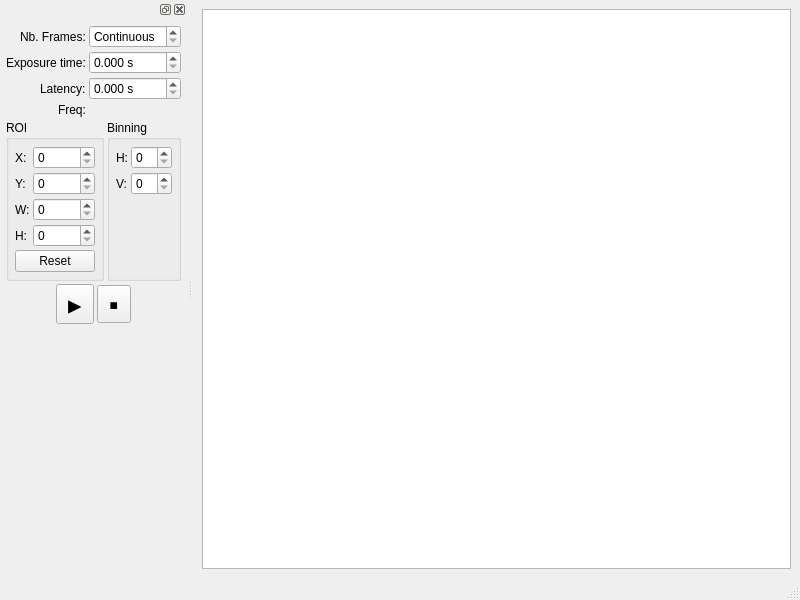
<?xml version="1.0" encoding="UTF-8"?>
<ui version="4.0">
 <class>gui</class>
 <widget class="QMainWindow" name="gui">
  <property name="geometry">
   <rect>
    <x>0</x>
    <y>0</y>
    <width>800</width>
    <height>600</height>
   </rect>
  </property>
  <property name="windowTitle">
   <string>Basler GUI</string>
  </property>
  <widget class="QWidget" name="centralwidget">
   <layout class="QVBoxLayout" name="verticalLayout">
    <item>
     <widget class="GraphicsLayoutWidget" name="canvas"/>
    </item>
   </layout>
  </widget>
  <widget class="QMenuBar" name="menubar">
   <property name="geometry">
    <rect>
     <x>0</x>
     <y>0</y>
     <width>800</width>
     <height>22</height>
    </rect>
   </property>
  </widget>
  <widget class="QStatusBar" name="statusbar"/>
  <widget class="QDockWidget" name="dockWidget">
   <attribute name="dockWidgetArea">
    <number>1</number>
   </attribute>
   <widget class="QWidget" name="dockWidgetContents">
    <layout class="QFormLayout" name="formLayout">
     <property name="labelAlignment">
      <set>Qt::AlignRight|Qt::AlignTrailing|Qt::AlignVCenter</set>
     </property>
     <property name="horizontalSpacing">
      <number>3</number>
     </property>
     <property name="verticalSpacing">
      <number>3</number>
     </property>
     <property name="leftMargin">
      <number>6</number>
     </property>
     <property name="topMargin">
      <number>6</number>
     </property>
     <property name="rightMargin">
      <number>6</number>
     </property>
     <property name="bottomMargin">
      <number>5</number>
     </property>
     <item row="0" column="0">
      <widget class="QLabel" name="nb_frames_label">
       <property name="text">
        <string>Nb. Frames:</string>
       </property>
      </widget>
     </item>
     <item row="0" column="1">
      <widget class="QSpinBox" name="nb_frames">
       <property name="specialValueText">
        <string>Continuous</string>
       </property>
       <property name="maximum">
        <number>9999</number>
       </property>
       <property name="value">
        <number>0</number>
       </property>
      </widget>
     </item>
     <item row="1" column="0">
      <widget class="QLabel" name="exposure_time_label">
       <property name="text">
        <string>Exposure time:</string>
       </property>
      </widget>
     </item>
     <item row="1" column="1">
      <widget class="QDoubleSpinBox" name="exposure_time">
       <property name="suffix">
        <string> s</string>
       </property>
       <property name="decimals">
        <number>3</number>
       </property>
       <property name="maximum">
        <double>999.990000000000009</double>
       </property>
       <property name="singleStep">
        <double>0.010000000000000</double>
       </property>
      </widget>
     </item>
     <item row="2" column="0">
      <widget class="QLabel" name="latency_label">
       <property name="text">
        <string>Latency:</string>
       </property>
      </widget>
     </item>
     <item row="2" column="1">
      <widget class="QDoubleSpinBox" name="latency">
       <property name="suffix">
        <string> s</string>
       </property>
       <property name="decimals">
        <number>3</number>
       </property>
       <property name="singleStep">
        <double>0.010000000000000</double>
       </property>
      </widget>
     </item>
     <item row="3" column="0">
      <widget class="QLabel" name="freq_label">
       <property name="text">
        <string>Freq:</string>
       </property>
      </widget>
     </item>
     <item row="3" column="1">
      <widget class="QLabel" name="freq_value"/>
     </item>
     <item row="4" column="0" colspan="2">
      <layout class="QHBoxLayout" name="horizontalLayout_2">
       <item>
        <widget class="QGroupBox" name="groupBox">
         <property name="title">
          <string>ROI</string>
         </property>
         <layout class="QFormLayout" name="formLayout_2">
          <property name="horizontalSpacing">
           <number>3</number>
          </property>
          <property name="verticalSpacing">
           <number>3</number>
          </property>
          <property name="leftMargin">
           <number>6</number>
          </property>
          <property name="topMargin">
           <number>6</number>
          </property>
          <property name="rightMargin">
           <number>6</number>
          </property>
          <property name="bottomMargin">
           <number>6</number>
          </property>
          <item row="0" column="0">
           <widget class="QLabel" name="label">
            <property name="text">
             <string>X:</string>
            </property>
           </widget>
          </item>
          <item row="0" column="1">
           <widget class="QSpinBox" name="x_spin">
            <property name="maximum">
             <number>9999</number>
            </property>
           </widget>
          </item>
          <item row="1" column="0">
           <widget class="QLabel" name="label_2">
            <property name="text">
             <string>Y:</string>
            </property>
           </widget>
          </item>
          <item row="1" column="1">
           <widget class="QSpinBox" name="y_spin">
            <property name="maximum">
             <number>9999</number>
            </property>
           </widget>
          </item>
          <item row="2" column="0">
           <widget class="QLabel" name="label_3">
            <property name="text">
             <string>W:</string>
            </property>
           </widget>
          </item>
          <item row="2" column="1">
           <widget class="QSpinBox" name="w_spin">
            <property name="maximum">
             <number>9999</number>
            </property>
           </widget>
          </item>
          <item row="3" column="0">
           <widget class="QLabel" name="label_4">
            <property name="text">
             <string>H:</string>
            </property>
           </widget>
          </item>
          <item row="3" column="1">
           <widget class="QSpinBox" name="h_spin">
            <property name="maximum">
             <number>9999</number>
            </property>
           </widget>
          </item>
          <item row="4" column="0" colspan="2">
           <widget class="QPushButton" name="reset_roi_button">
            <property name="text">
             <string>Reset</string>
            </property>
           </widget>
          </item>
         </layout>
        </widget>
       </item>
       <item>
        <widget class="QGroupBox" name="groupBox_2">
         <property name="title">
          <string>Binning</string>
         </property>
         <layout class="QFormLayout" name="formLayout_3">
          <property name="horizontalSpacing">
           <number>3</number>
          </property>
          <property name="verticalSpacing">
           <number>3</number>
          </property>
          <property name="leftMargin">
           <number>6</number>
          </property>
          <property name="topMargin">
           <number>6</number>
          </property>
          <property name="rightMargin">
           <number>6</number>
          </property>
          <property name="bottomMargin">
           <number>6</number>
          </property>
          <item row="0" column="0">
           <widget class="QLabel" name="label_5">
            <property name="text">
             <string>H:</string>
            </property>
           </widget>
          </item>
          <item row="0" column="1">
           <widget class="QSpinBox" name="h_bin_spin">
            <property name="maximum">
             <number>99</number>
            </property>
           </widget>
          </item>
          <item row="1" column="0">
           <widget class="QLabel" name="label_6">
            <property name="text">
             <string>V:</string>
            </property>
           </widget>
          </item>
          <item row="1" column="1">
           <widget class="QSpinBox" name="v_bin_spin">
            <property name="maximum">
             <number>99</number>
            </property>
           </widget>
          </item>
         </layout>
        </widget>
       </item>
      </layout>
     </item>
     <item row="5" column="0" colspan="2">
      <layout class="QHBoxLayout" name="horizontalLayout">
       <property name="spacing">
        <number>3</number>
       </property>
       <item>
        <spacer name="horizontalSpacer">
         <property name="orientation">
          <enum>Qt::Horizontal</enum>
         </property>
         <property name="sizeHint" stdset="0">
          <size>
           <width>40</width>
           <height>20</height>
          </size>
         </property>
        </spacer>
       </item>
       <item>
        <widget class="QToolButton" name="start_button">
         <property name="font">
          <font>
           <pointsize>20</pointsize>
          </font>
         </property>
         <property name="text">
          <string>▸</string>
         </property>
        </widget>
       </item>
       <item>
        <widget class="QToolButton" name="stop_button">
         <property name="font">
          <font>
           <pointsize>20</pointsize>
          </font>
         </property>
         <property name="styleSheet">
          <string notr="true"/>
         </property>
         <property name="text">
          <string>▪</string>
         </property>
        </widget>
       </item>
       <item>
        <spacer name="horizontalSpacer_2">
         <property name="orientation">
          <enum>Qt::Horizontal</enum>
         </property>
         <property name="sizeHint" stdset="0">
          <size>
           <width>40</width>
           <height>20</height>
          </size>
         </property>
        </spacer>
       </item>
      </layout>
     </item>
    </layout>
   </widget>
  </widget>
 </widget>
 <customwidgets>
  <customwidget>
   <class>GraphicsLayoutWidget</class>
   <extends>QGraphicsView</extends>
   <header>pyqtgraph</header>
  </customwidget>
 </customwidgets>
 <resources/>
 <connections>
  <connection>
   <sender>exposure_time</sender>
   <signal>valueChanged(double)</signal>
   <receiver>gui</receiver>
   <slot>on_update_freq(double)</slot>
   <hints>
    <hint type="sourcelabel">
     <x>166</x>
     <y>77</y>
    </hint>
    <hint type="destinationlabel">
     <x>312</x>
     <y>-52</y>
    </hint>
   </hints>
  </connection>
  <connection>
   <sender>latency</sender>
   <signal>valueChanged(double)</signal>
   <receiver>gui</receiver>
   <slot>on_update_freq(double)</slot>
   <hints>
    <hint type="sourcelabel">
     <x>176</x>
     <y>108</y>
    </hint>
    <hint type="destinationlabel">
     <x>269</x>
     <y>-14</y>
    </hint>
   </hints>
  </connection>
  <connection>
   <sender>start_button</sender>
   <signal>clicked()</signal>
   <receiver>gui</receiver>
   <slot>on_start()</slot>
   <hints>
    <hint type="sourcelabel">
     <x>93</x>
     <y>324</y>
    </hint>
    <hint type="destinationlabel">
     <x>-27</x>
     <y>460</y>
    </hint>
   </hints>
  </connection>
  <connection>
   <sender>stop_button</sender>
   <signal>clicked()</signal>
   <receiver>gui</receiver>
   <slot>on_stop()</slot>
   <hints>
    <hint type="sourcelabel">
     <x>124</x>
     <y>325</y>
    </hint>
    <hint type="destinationlabel">
     <x>399</x>
     <y>299</y>
    </hint>
   </hints>
  </connection>
  <connection>
   <sender>reset_roi_button</sender>
   <signal>clicked()</signal>
   <receiver>gui</receiver>
   <slot>on_reset_roi()</slot>
   <hints>
    <hint type="sourcelabel">
     <x>32</x>
     <y>297</y>
    </hint>
    <hint type="destinationlabel">
     <x>-24</x>
     <y>357</y>
    </hint>
   </hints>
  </connection>
 </connections>
 <slots>
  <slot>on_update_freq(double)</slot>
  <slot>on_reset_roi()</slot>
  <slot>on_start()</slot>
  <slot>on_stop()</slot>
 </slots>
</ui>
